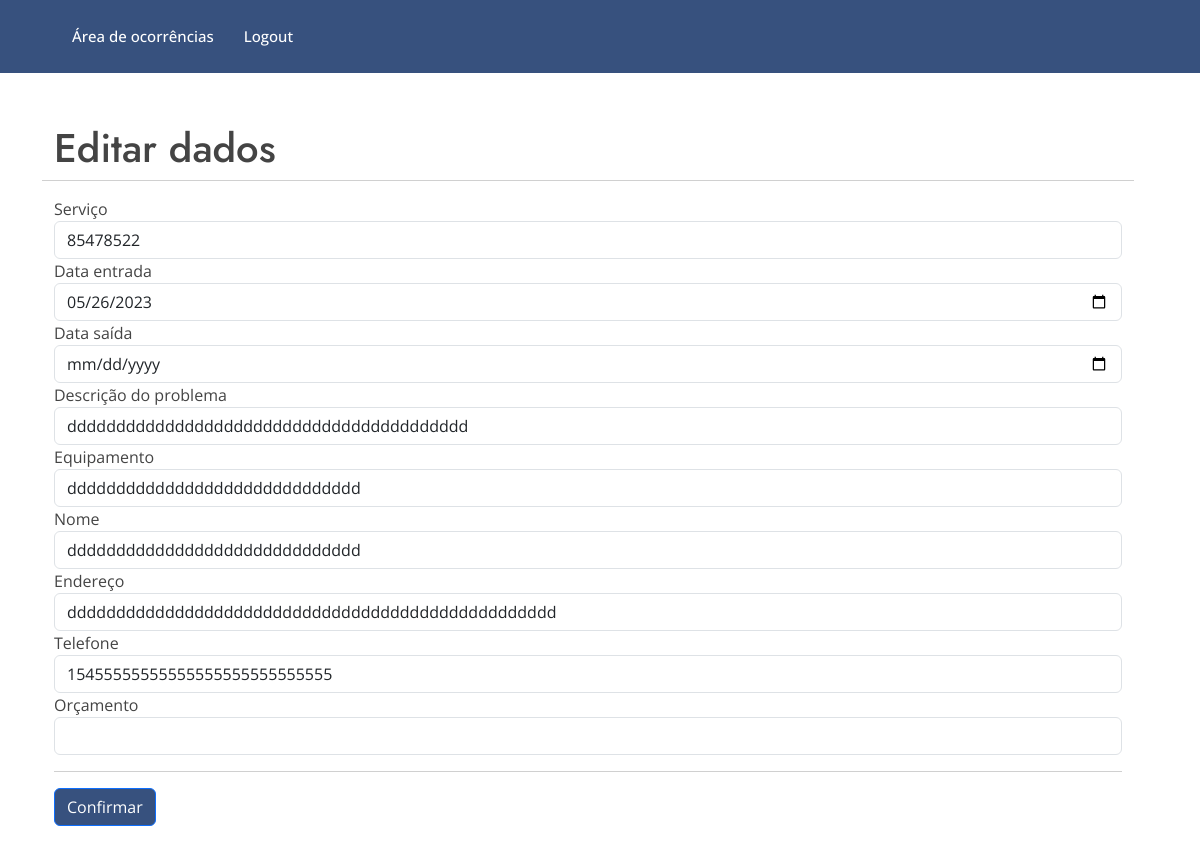
Screenshot of /edit_user/6 with the database file from the repository.
### src/models.py (models this page shows)
class Client(db.Model):
    id = db.Column(db.Integer, primary_key=True, autoincrement=True)
    servico = db.Column(db.String(100))
    dentrada = db.Column(db.String(50))
    dsaida = db.Column(db.String(50))
    descricao = db.Column(db.String(200))
    equipamento = db.Column(db.String(100))
    nome = db.Column(db.String(150))
    endereco = db.Column(db.String(200))
    fone = db.Column(db.String(200) )
    orcamento = db.Column(db.String(60))

### src/main.py (the view, shortened to what this page needs)
@main.route('/edit_user/<string:id>', methods=["POST","GET"]) # reconhecerá o usuário quando passar o id
def edit_user(id):
    data = Client.query.filter_by(id=id).first()
    return render_template("edit_user.html", datas=data)

### src/template/edit_user.html (shortened to what this page needs)
{% extends 'layout.html' %}
{% block body %}
<main id="main">
  <section id="about" class="about" style="width: 100%">
    <div class="container py-5 h-100" data-aos="fade-up">
      <div class="row">
        <div class="row d-flex align-items-center justify-content-center h-100">
          <h1>Editar dados</h1>
          <hr />
          <form
            method="post"
            action="{{url_for('main.edit_user',id=datas.id)}}"
          >
            <div class="form group">
              <label>Serviço</label>
              <input
                type="number"
                name="servico"
                maxlength="8"
                oninput="javascript: if (this.value.length > this.maxLength) this.value = this.value.slice(0, this.maxLength);"
                required
                class="form-control"
                value="{{datas.servico}}"
              />
            </div>
            <div class="form group">
              <label>Data entrada</label>
              <input
                type="date"
                id="dentrada"
                name="dentrada"
                maxlength="10"
                required
                class="form-control"
                value="{{datas.dentrada}}"
              />
            </div>
            <div class="form group">
              <label>Data saída</label>
              <input
                type="date"
                id="dsaida"
                name="dsaida"
                maxlength="20"
                class="form-control"
                value="{{datas.dsaida}}"
              />
            </div>
            <div class="form group">
              <label>Descrição do problema</label>
              <input
                type="text"
                name="descricao"
                maxlength="60"
                required
                class="form-control"
                value="{{datas.descricao}}"
              />
            </div>
            <div class="form group">
              <label>Equipamento</label>
              <input
                type="text"
                name="equipamento"
                maxlength="30"
                required
                class="form-control"
                value="{{datas.equipamento}}"
              />
            </div>
            <div class="form group">
              <label>Nome</label>
              <input
                type="text"
                name="nome"
                maxlength="50"
                required
                class="form-control"
                value="{{datas.nome}}"
              />
            </div>
            <div class="form group">
              <label>Endereço</label>
              <input
                type="text"
                name="endereco"
                maxlength="50"
                required
                class="form-control"
                value="{{datas.endereco}}"
              />
            </div>
            <div class="form group">
              <label>Telefone</label>
              <input
                type="number"
                name="fone"
                maxlength="14"
                required
                oninput="javascript: if (this.value.length > this.maxLength) this.value = this.value.slice(0, this.maxLength);"
                class="form-control"
                value="{{datas.fone}}"
              />
            </div>
            <div class="form group">
              <label>Orçamento</label>
              <input
                type="number"
                name="orcamento"
                maxlength="200"
                required
                class="form-control"
                value="{{datas.orcamento}}"
              />
            </div>
            <hr>
            <input type="submit" value="Confirmar" class="btn btn-primary" style="background-color: #37517E;"/>
          </form>
        </div>
      </div>
    </div>
  </section>
  {% endblock %}

### src/static/style/style.css (style rules this page uses)
body { font-family: "Open Sans", sans-serif; color: #444444; }
h1, h2, h3, h4, h5, h6 { font-family: "Jost", sans-serif; }
section { padding: 60px 0; overflow: hidden; }

### rows the page displays
Client: servico "85478522", dentrada "05/26/2023", descricao "ddddddddddddddddddddddddddddddddddddddddd", equipamento "dddddddddddddddddddddddddddddd", nome "dddddddddddddddddddddddddddddd", endereco "dddddddddddddddddddddddddddddddddddddddddddddddddd", fone "15455555555555555555555555555"
